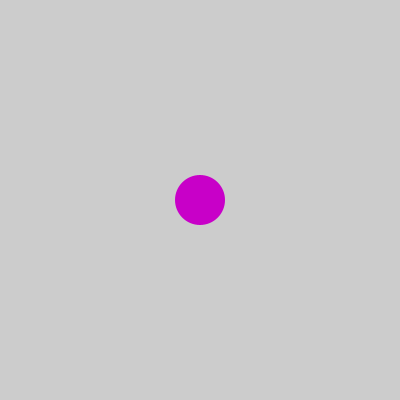
Frame 1 (no input)
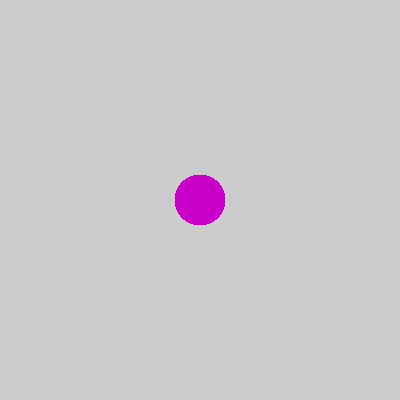
Frame 60 (the mouse pressed at the canvas centre just before this capture)
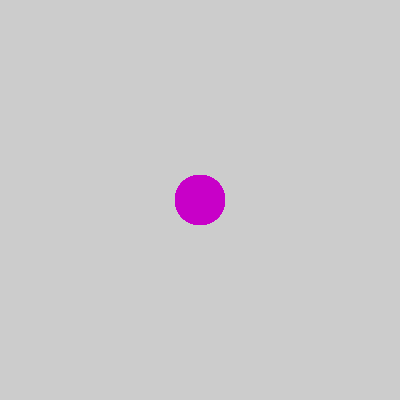
Frame 120 (the mouse held since frame 60 and released just before this capture)

The Processing sketch that drew these frames (run headless with seeded random() and noise(); from frame 60 on, the mouse is pressed at the canvas centre):

// Processing sketch: lesson_9_keyPressed
// ── lesson_9_keyPressed.pde
//This sketch will demo how to use the keyboard for user interaction

//We need to be in ACTIVE mode...aka insert setup and draw functions

//DECLARE the variables for our character
int x = 200;
int y = 200;

//SETUP function runs ONE time when play is pressed
void setup() {
  size(400, 400);
  noStroke();
}

//DRAW function runs MANY TIMES per second...it LOOPS continuously
void draw() {
  fill(x, 0, y);
  //draw character at position variables
  ellipse(x, y, 50, 50);
}

//KEYPRESSED runs each time a key is pressed
//keyCode stores that last special key pressed
void keyPressed() {
  println("A key was pressed!");
  //If the right arrow is pressed
  if (keyCode == RIGHT) {
    //increase x value
    x = x + 50;
  }else if(keyCode == LEFT){
    //decrease the x value
    x-=50;
  }
  
  //if the down arrow is pressed...
  if (keyCode == DOWN) {
    //increase y value
    y = y + 50;
  }else if(keyCode == UP){
    y-=50;
  }
}
